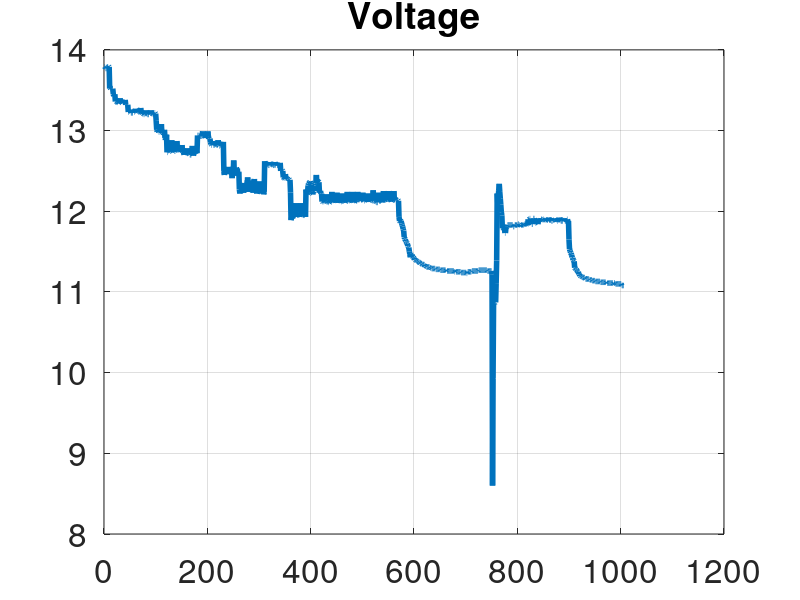
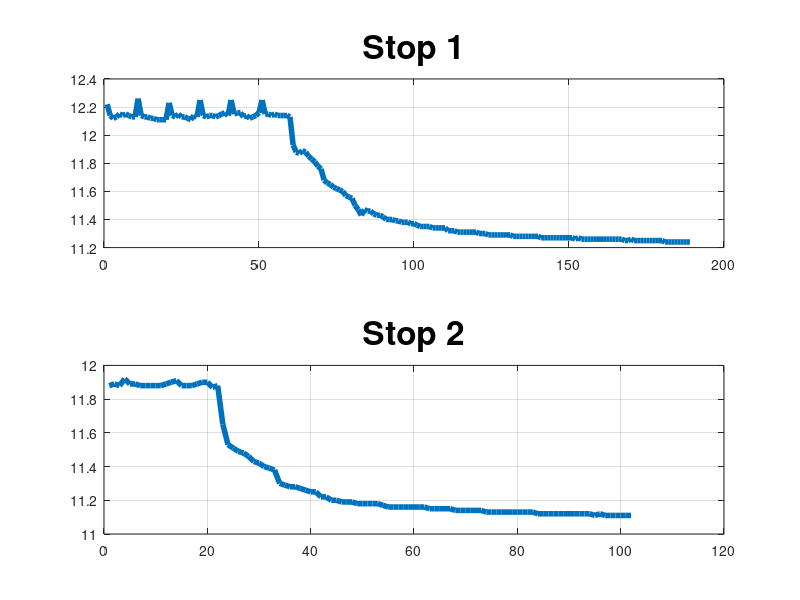
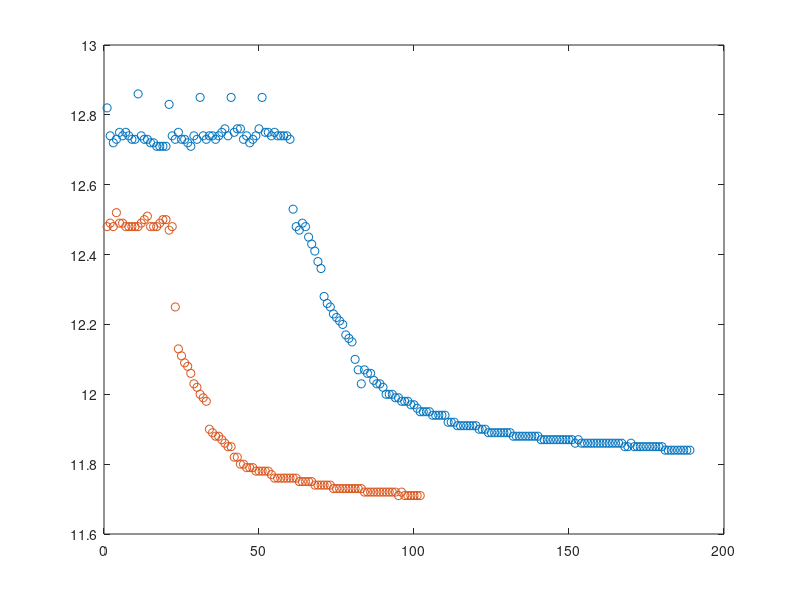

MATLAB code to generate these figures, in order: (Note: this script raises an error after producing the figures.)
load('Stop_Charg.mat')
load('Stop_Charg_1_f63.mat');
load('Stop_Charg_2_eef.mat');

figure(1);
plot(Stop_Charg,'Linewidth',4);
grid();
title('Voltage','FontSize',24');
set(gca,'FontSize',24);

figure(2);
set(gca,'FontSize',24);
subplot(2,1,1);
plot(Stop_Charg_1_f63,'Linewidth',4);
grid();
title('Stop 1','FontSize',24');
subplot(2,1,2);
plot(Stop_Charg_2_eef,'Linewidth',4);
grid();
title('Stop 2','FontSize',24');


figure(3);
set(gca,'FontSize',24);
plot(Stop_Charg_1_f63+(15*0.04),'o','Linewidth',0.5);
hold on;
plot(Stop_Charg_2_eef+(15*0.04),'o','Linewidth',0.5);
hold on;
plot(Stop_1_a54,'o','Linewidth',4);
hold on;
plot(Stop_2_be8,'o','Linewidth',4);
hold on;
plot(Stop_3_d88,'o','Linewidth',4);
hold on;
plot(Stop_4_d36,'o','Linewidth',4);
hold on;
plot(Stop_5_dc0,'o','Linewidth',4);
hold on;
grid();

drop1 = (12.73 - 12.53)/12.73; %Stop_Charg_1_f63
drop2 = (12.48 - 12.25)/12.48;
drop3 = (13.43 - 13.1)/13.43;
drop4 = (13.57 - 13.11)/13.57;
drop5 = (13.85 - 13.39)/13.85;
drop6 = (13.56 - 13.1)/13.56;
drop7 = (13.71 - 13.37)/13.71;

